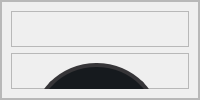
       <widget class="QFrame" name="slide_menu_container">
        <property name="minimumSize">
         <size>
          <width>200</width>
          <height>0</height>
         </size>
        </property>
        <property name="maximumSize">
         <size>
          <width>250</width>
          <height>16777215</height>
         </size>
        </property>
        <property name="styleSheet">
         <string notr="true"/>
        </property>
        <property name="frameShape">
         <enum>QFrame::StyledPanel</enum>
        </property>
        <property name="frameShadow">
         <enum>QFrame::Raised</enum>
        </property>
        <layout class="QVBoxLayout" name="verticalLayout_2">
         <property name="spacing">
          <number>0</number>
         </property>
         <property name="leftMargin">
          <number>0</number>
         </property>
         <property name="topMargin">
          <number>0</number>
         </property>
         <property name="rightMargin">
          <number>0</number>
         </property>
         <property name="bottomMargin">
          <number>0</number>
         </property>
         <item>
          <widget class="QFrame" name="frame_7">
           <property name="frameShape">
            <enum>QFrame::StyledPanel</enum>
           </property>
           <property name="frameShadow">
            <enum>QFrame::Raised</enum>
           </property>
           <layout class="QVBoxLayout" name="verticalLayout_4">
            <item>
             <widget class="QFrame" name="frame_8">
              <property name="maximumSize">
               <size>
                <width>16777215</width>
                <height>80</height>
               </size>
              </property>
              <property name="frameShape">
               <enum>QFrame::StyledPanel</enum>
              </property>
              <property name="frameShadow">
               <enum>QFrame::Raised</enum>
              </property>
              <widget class="QLabel" name="logo_img">
               <property name="geometry">
                <rect>
                 <x>50</x>
                 <y>0</y>
                 <width>64</width>
                 <height>64</height>
                </rect>
               </property>
               <property name="text">
                <string/>
               </property>
               <property name="pixmap">
                <pixmap resource="menu.qrc">:/icon/image/icon/free-icon-letter-z-8061473 (1).png</pixmap>
               </property>
              </widget>
             </widget>
            </item>
            <item>
             <widget class="QFrame" name="frame_9">
              <property name="frameShape">
               <enum>QFrame::StyledPanel</enum>
              </property>
              <property name="frameShadow">
               <enum>QFrame::Raised</enum>
              </property>
              <widget class="QPushButton" name="pushDownload">
               <property name="geometry">
                <rect>
                 <x>20</x>
                 <y>10</y>
                 <width>131</width>
                 <height>131</height>
                </rect>
               </property>
               <property name="minimumSize">
                <size>
                 <width>0</width>
                 <height>0</height>
                </size>
               </property>
               <property name="font">
                <font>
                 <family>Montserrat</family>
                 <pointsize>12</pointsize>
                 <weight>75</weight>
                 <bold>true</bold>
                </font>
               </property>
               <property name="styleSheet">
                <string notr="true">
QPushButton {
background-color: #161A1E;
color:white;
border-radius:65;
border: 4px solid #363538;
}
QPushButton:hover {
color:rgba(115,128,142,255);
}</string>
               </property>
               <property name="text">
                <string>SOFT</string>
               </property>
              </widget>
              <widget class="QPushButton" name="pushSetting">
               <property name="geometry">
                <rect>
                 <x>20</x>
                 <y>170</y>
                 <width>131</width>
                 <height>131</height>
                </rect>
               </property>
               <property name="minimumSize">
                <size>
                 <width>0</width>
                 <height>0</height>
                </size>
               </property>
               <property name="styleSheet">
                <string notr="true">QPushButton#pushSetting{
	background-color:rgba(0,0,0,0);
	color:white;
	border: 3px solid white;
	padding: 20px;
    text-align: center;
    text-decoration: none;
    display: inline-block;
    font-size: 16px;
    margin: 4px 2px;
	border-radius: 60%;
	  font-size: 11px;
  text-transform: uppercase;
  letter-spacing: 1.3px;
  font-weight: 700;
  color: white;
  background: #4FD1C5;
background: linear-gradient(90deg, rgba(129,230,217,1) 0%, rgba(79,209,197,1) 100%);

}
QPushButton#pushSetting:hover{
	color:rgb(85, 255, 255);
	border: 3px solid rgb(85, 255, 255);
}
</string>
               </property>
               <property name="text">
                <string>SETTINGS</string>
               </property>
              </widget>
              <widget class="QPushButton" name="pushActivate">
               <property name="geometry">
                <rect>
                 <x>20</x>
                 <y>350</y>
                 <width>131</width>
                 <height>131</height>
                </rect>
               </property>
               <property name="minimumSize">
                <size>
                 <width>0</width>
                 <height>0</height>
                </size>
               </property>
               <property name="styleSheet">
                <string notr="true">QPushButton#pushActivate{
	background-color:rgba(0,0,0,0);
	color:white;
	border: 3px solid white;
	padding: 20px;
    text-align: center;
    text-decoration: none;
    display: inline-block;
    font-size: 16px;
    margin: 4px 2px;
	border-radius: 60%;
	  font-size: 11px;
  text-transform: uppercase;
  letter-spacing: 1.3px;
  font-weight: 700;
  color: white;
  background: #4FD1C5;
background: linear-gradient(90deg, rgba(129,230,217,1) 0%, rgba(79,209,197,1) 100%);
}
QPushButton#pushActivate:hover{
	color:rgb(85, 255, 255);
	border: 3px solid rgb(85, 255, 255);
}
</string>
               </property>
               <property name="text">
                <string>ACTIVATE</string>
               </property>
              </widget>
             </widget>
            </item>
           </layout>
          </widget>
         </item>
        </layout>
       </widget>
